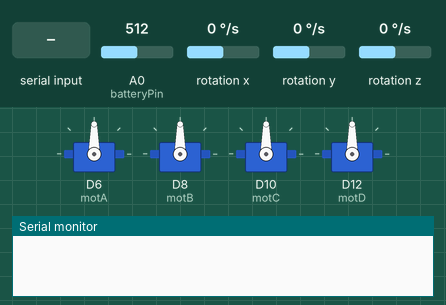
This sketch was run on a simulated Arduino Nano 33 BLE. Shown: 4 × servo, the last lines printed to the serial monitor. The inputs (shaded band) are chosen by the test bench; at power-on: A0 (batteryPin) = 512, rotation x 0 °/s, rotation y 0 °/s, rotation z 0 °/s.

Above: at 1.2 s.
1.3 s: "g," received over Serial
At 3.4 s:
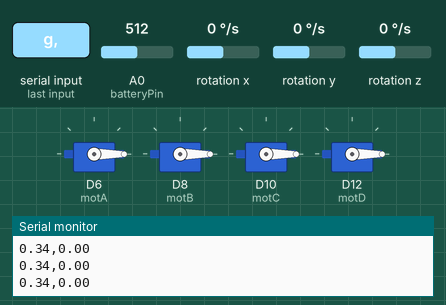
3.8 s: "m," received over Serial
At 5.3 s:
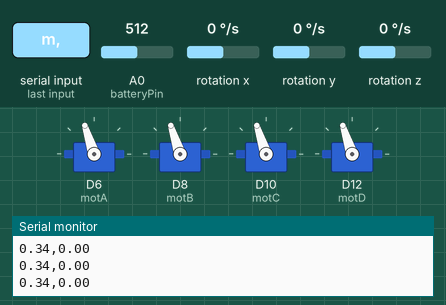
6.3 s: "s," received over Serial
At 8.3 s:
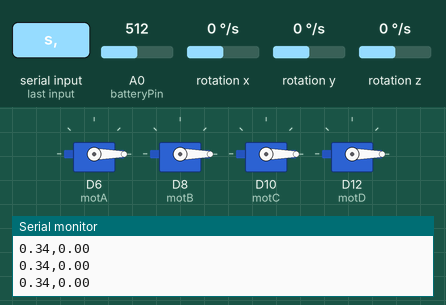
Timing chart, 0 to 9.8 s (numbered marks = the images above; inputs shaded):
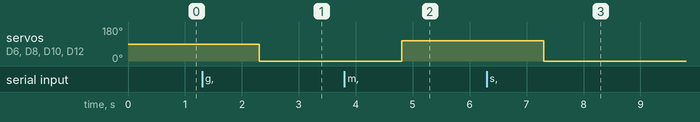

The sketch:

all_motor_thrust_control.ino
```cpp
#include <Servo.h>
#include <Arduino_LSM9DS1.h>

#define MIN_PULSE_LENGTH 1000
#define MAX_PULSE_LENGTH 2000

int batteryPin = A0;
float voltage = 0;

Servo motA, motB, motC, motD;

int stabilize = 0;
float x, y, z;
float errorZ, errorYawI, inputYawD;
float current, past;
float lastInputYaw;
float realZ;
float q, j, b, p, i, d;
float myQ, myJ, myB, myP, myI, myD;
float yawPID;
float maxPID;
float interval = 0.01;
float maxThrottle = 1600;
float throttle = 1000;
float yaw;
float pitch;
float roll;
bool isReady = false;
bool once = false;
String command;
float yawPlate, lastInputYawPlate, errorYawPlateI, inputYawPlateD;
float maxDPS = 150;

void getCommands(){
  if (Serial.available()) {
    command = Serial.readStringUntil(',');
    if (command == "s"){
      Serial.readStringUntil(',');
      isReady = false;
      throttle = MIN_PULSE_LENGTH;
      yaw = pitch = roll = 0;
      lastInputYawPlate = yawPlate;
      errorYawPlateI = 0;
      lastInputYaw = yaw;
      errorYawI = 0;
      mix(throttle, yawPID, pitch, roll);
    } else if (command == "h"){
      Serial.readStringUntil(',');
      throttle = MIN_PULSE_LENGTH;
      yaw = pitch = roll = 0;
      mix(throttle, yawPID, pitch, roll);
    } else if (command == "g"){
      Serial.readStringUntil(',');
      isReady = true;
    } else if (command == "t"){
      float temp = Serial.readStringUntil(',').toFloat();
      if(isReady == true){
        throttle = temp;
        //Serial.println(throttle);
      }
    } else if (command == "y"){
      float temp = Serial.readStringUntil(',').toFloat();
      if(isReady == true){
        lastInputYawPlate = yawPlate;
        yawPlate = -temp;
      }
    } else if (command == "f"){
      float temp = Serial.readStringUntil(',').toFloat();
      if(isReady == true){
        pitch = temp;
      }
    } else if (command == "r"){
      float temp = Serial.readStringUntil(',').toFloat();
      if(isReady == true){
        roll = temp;
      }
    } else if (command == "m"){
      Serial.readStringUntil(',');
      throttle = MAX_PULSE_LENGTH;
      yaw = pitch = roll = 0;
    } else if (command == "q"){
      q = Serial.readStringUntil(',').toFloat();
      myQ = q;
    } else if (command == "p"){
      p = Serial.readStringUntil(',').toFloat();
      myP = p;
    } else if (command == "i"){
      i = Serial.readStringUntil(',').toFloat();
      myI = i * interval;
    } else if (command == "d"){
      d = Serial.readStringUntil(',').toFloat();
      myD = d / interval;
    } else if (command == "j"){
      j = Serial.readStringUntil(',').toFloat();
      myJ = j * interval;
    } else if (command == "b"){
      b = Serial.readStringUntil(',').toFloat();
      myB = b / interval;
    } else if (command == "w"){
      int temp = Serial.readStringUntil(',').toInt();
      if(isReady == true){
        stabilize = temp;
      }
    } else {
      Serial.readStringUntil(',');
    }
  }
}

void setup() {
    Serial.begin(115200);

    if (!IMU.begin()) {
      Serial.println("Failed to initialize IMU!");
      while (1);
    }

    pinMode(batteryPin, INPUT);

    motA.attach(6, MIN_PULSE_LENGTH, MAX_PULSE_LENGTH);
    motB.attach(8, MIN_PULSE_LENGTH, MAX_PULSE_LENGTH);
    motC.attach(10, MIN_PULSE_LENGTH, MAX_PULSE_LENGTH);
    motD.attach(12, MIN_PULSE_LENGTH, MAX_PULSE_LENGTH);

    maxPID = maxThrottle - MIN_PULSE_LENGTH;
}

//+ - - + ; - - + + ; - + - +;

void mix(float throttle, float yaw, float pitch, float roll){
  motA.writeMicroseconds(constrain(throttle + yaw - pitch - roll, MIN_PULSE_LENGTH, maxThrottle));
  motB.writeMicroseconds(constrain(throttle - yaw - pitch + roll, MIN_PULSE_LENGTH, maxThrottle));
  motC.writeMicroseconds(constrain(throttle - yaw + pitch - roll, MIN_PULSE_LENGTH, maxThrottle));
  motD.writeMicroseconds(constrain(throttle + yaw + pitch + roll, MIN_PULSE_LENGTH, maxThrottle));
}

void loop() {
  current = millis();
  if(current - past >= (interval*1000) && isReady == true){
    if (IMU.gyroscopeAvailable()) {
      if(stabilize == 1){
        errorYawPlateI += myI * yawPlate;
        errorYawPlateI = constrain(errorYawPlateI, -maxDPS, maxDPS);
        inputYawPlateD = yawPlate - lastInputYawPlate;
        yaw = myP * yawPlate + errorYawPlateI + myD * inputYawPlateD;
        Serial.print(yawPlate);
        Serial.print(",");
        Serial.println(yaw);
      } else {
        yaw = yawPlate;
        Serial.print(realZ);
        Serial.print(",");
        Serial.println(yaw);
        //lastInputYawPlate = yawPlate;
        errorYawPlateI = 0;
      }
      lastInputYaw = realZ;
      IMU.readGyroscope(x, y, z);
      realZ = 0.7*realZ + 0.3*(z+0.34);
      errorZ = -yaw - realZ;
      errorYawI += myJ * errorZ;
      errorYawI = constrain(errorYawI, -maxPID, maxPID);
      inputYawD = realZ - lastInputYaw;
      yawPID = myQ * errorZ + errorYawI - myB * inputYawD;
      voltage = analogRead(batteryPin)/1016.4*16.8;
      //Serial.print(yawPID);
      //Serial.print(",");
      //Serial.println(voltage);
      mix(throttle, yawPID, pitch, roll);
    }
    past = current;
  }

  getCommands();

}
```

Measured:
- after the input at 1.3 s, servo on D6 (motA), servo on D8 (motB), servo on D10 (motC), servo on D12 (motD): 90° → 0° after 1.0 s
- after the input at 3.8 s, servo on D6 (motA), servo on D8 (motB), servo on D10 (motC), servo on D12 (motD): 0° → 108° after 1.0 s
- after the input at 6.3 s, servo on D6 (motA), servo on D8 (motB), servo on D10 (motC), servo on D12 (motD): 108° → 0° after 1.0 s
